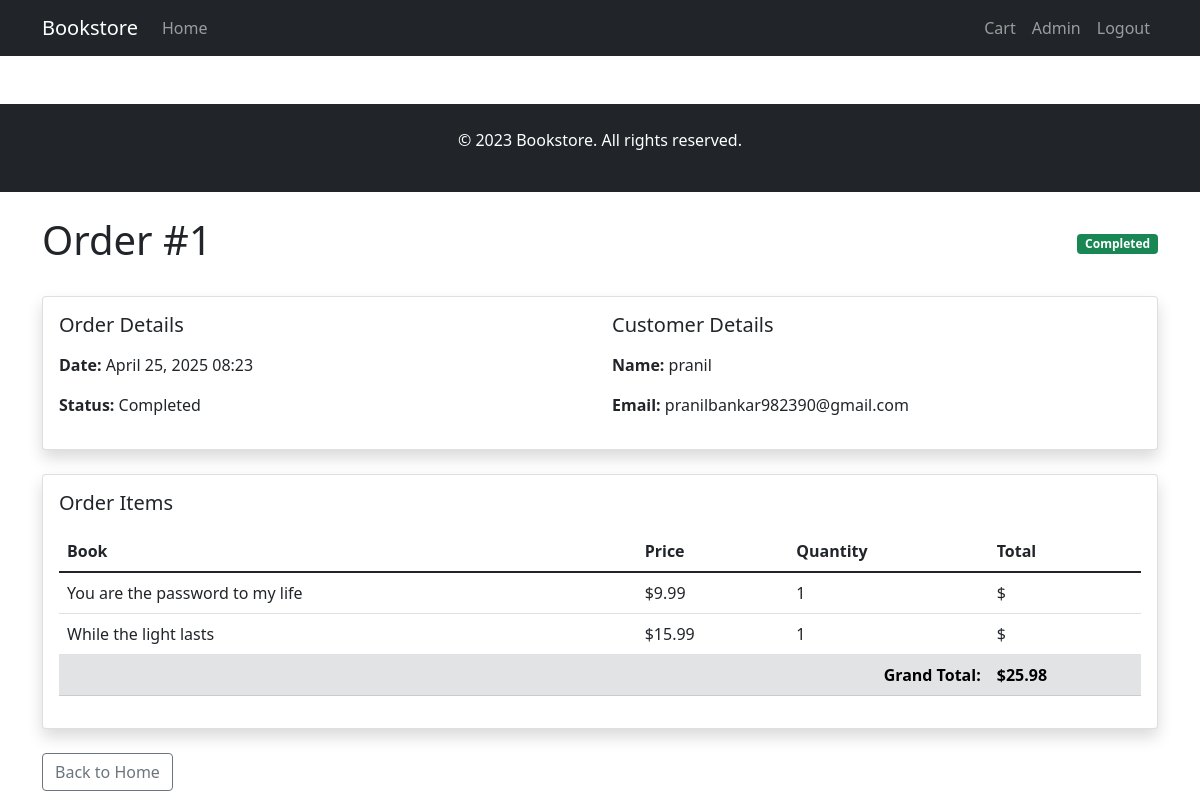
The page /order/1/ (signed in) on the database its author committed.
### bookstore/models.py (models this page shows, shortened)
class Order(models.Model):
    user = models.ForeignKey(User, on_delete=models.CASCADE)
    books = models.ManyToManyField(Book, through='OrderItem')
    total = models.DecimalField(max_digits=10, decimal_places=2, default=0)
    created_at = models.DateTimeField(auto_now_add=True)
    updated_at = models.DateTimeField(auto_now=True)
    is_completed = models.BooleanField(default=False)

class OrderItem(models.Model):
    book = models.ForeignKey(Book, on_delete=models.CASCADE)
    order = models.ForeignKey(Order, on_delete=models.CASCADE)
    quantity = models.PositiveIntegerField(default=1)
    price = models.DecimalField(max_digits=6, decimal_places=2)

class Book(models.Model):
    title = models.CharField(max_length=200)
    author = models.CharField(max_length=100)
    description = models.TextField()
    price = models.DecimalField(max_digits=6, decimal_places=2)
    cover_image = models.ImageField(upload_to='book_covers/', null=True, blank=True)
    stock = models.PositiveIntegerField(default=0)
    created_at = models.DateTimeField(auto_now_add=True)
    updated_at = models.DateTimeField(auto_now=True)

### bookstore/views.py (the view)
# urls.py: path('order/<int:pk>/', OrderDetailView.as_view(), name='order_detail'),
class OrderDetailView(LoginRequiredMixin, View):
    template_name = 'bookstore/order_detail.html'
    def get(self, request, pk):
        order = get_object_or_404(Order, pk=pk, user=request.user)
        return render(request, self.template_name, {'order': order})

### bookstore/templates/bookstore/order_detail.html (shortened to what this page needs)
{% extends 'base.html' %}
{% block content %}
<div class="container mt-4">
    <div class="d-flex justify-content-between align-items-center mb-4">
        <h1>Order #{{ order.id }}</h1>
        <span class="badge bg-{% if order.is_completed %}success{% else %}warning{% endif %}">
            {% if order.is_completed %}Completed{% else %}Processing{% endif %}
        </span>
    </div>
    <div class="card shadow mb-4">
        <div class="card-body">
            <div class="row">
                <div class="col-md-6">
                    <h5 class="mb-3">Order Details</h5>
                    <p><strong>Date:</strong> {{ order.created_at|date:"F j, Y H:i" }}</p>
                    <p><strong>Status:</strong> {% if order.is_completed %}Completed{% else %}Processing{% endif %}</p>
                </div>
                <div class="col-md-6">
                    <h5 class="mb-3">Customer Details</h5>
                    <p><strong>Name:</strong> {{ order.user.username }}</p>
                    <p><strong>Email:</strong> {{ order.user.email }}</p>
                </div>
            </div>
        </div>
    </div>
    <div class="card shadow">
        <div class="card-body">
            <h5 class="mb-3">Order Items</h5>
            <div class="table-responsive">
                <table class="table">
                    <thead>
                        <tr>
                            <th>Book</th>
                            <th>Price</th>
                            <th>Quantity</th>
                            <th>Total</th>
                        </tr>
                    </thead>
                    <tbody>
                        {% for item in order.orderitem_set.all %}
                        <tr>
                            <td>{{ item.book.title }}</td>
                            <td>${{ item.price }}</td>
                            <td>{{ item.quantity }}</td>
                            <td>${{ item.get_total }}</td>
                        </tr>
                        {% endfor %}
                        <tr class="table-secondary">
                            <td colspan="3" class="text-end fw-bold">Grand Total:</td>
                            <td class="fw-bold">${{ order.total }}</td>
                        </tr>
                    </tbody>
                </table>
            </div>
        </div>
    </div>
    <div class="mt-4">
        <a href="{% url 'home' %}" class="btn btn-outline-secondary">Back to Home</a>
    </div>
</div>
{% endblock %}

### bookstore/templates/base.html (shortened to what this page needs)
<!DOCTYPE html>
<html lang="en">
<head>
    <link href="https://cdn.jsdelivr.net/npm/bootstrap@5.1.3/dist/css/bootstrap.min.css" rel="stylesheet">
</head>
<body>
    <nav class="navbar navbar-expand-lg navbar-dark bg-dark">
        <div class="container">
            <a class="navbar-brand" href="{% url 'home' %}">Bookstore</a>
            <div class="collapse navbar-collapse" id="navbarNav">
                <ul class="navbar-nav me-auto">
                    <li class="nav-item">
                        <a class="nav-link" href="{% url 'home' %}">Home</a>
                    </li>
                </ul>
                <ul class="navbar-nav">
                    {% if user.is_authenticated %}
                        <li class="nav-item">
                            <a class="nav-link" href="{% url 'cart' %}">Cart</a>
                        </li>
                        {% if user.is_staff %}
                        <li class="nav-item">
                            <a class="nav-link" href="{% url 'admin_book_list' %}">
                                 Admin </a>
                        </li>
                        {% endif %}
                        <li class="nav-item">
                            <a class="nav-link" href="{% url 'logout' %}">Logout</a>
                        </li>
                    {% endif %}
                </ul>
            </div>
        </div>
    </nav>
    <footer class="bg-dark text-white mt-5 py-4">
        <div class="container text-center">
            <p>&copy; 2023 Bookstore. All rights reserved.</p>
        </div>
    </footer>
    {% block content %}{% endblock %}
</body>
</html>

### rows shown on the page
Order: id "1", created_at "April 25, 2025 08:23", user.username "pranil", user.email "pranilbankar982390@gmail.com", total "25.98"
OrderItem: book "You are the password to my life", price "9.99", quantity "1"
OrderItem: book "While the light lasts", price "15.99", quantity "1"
